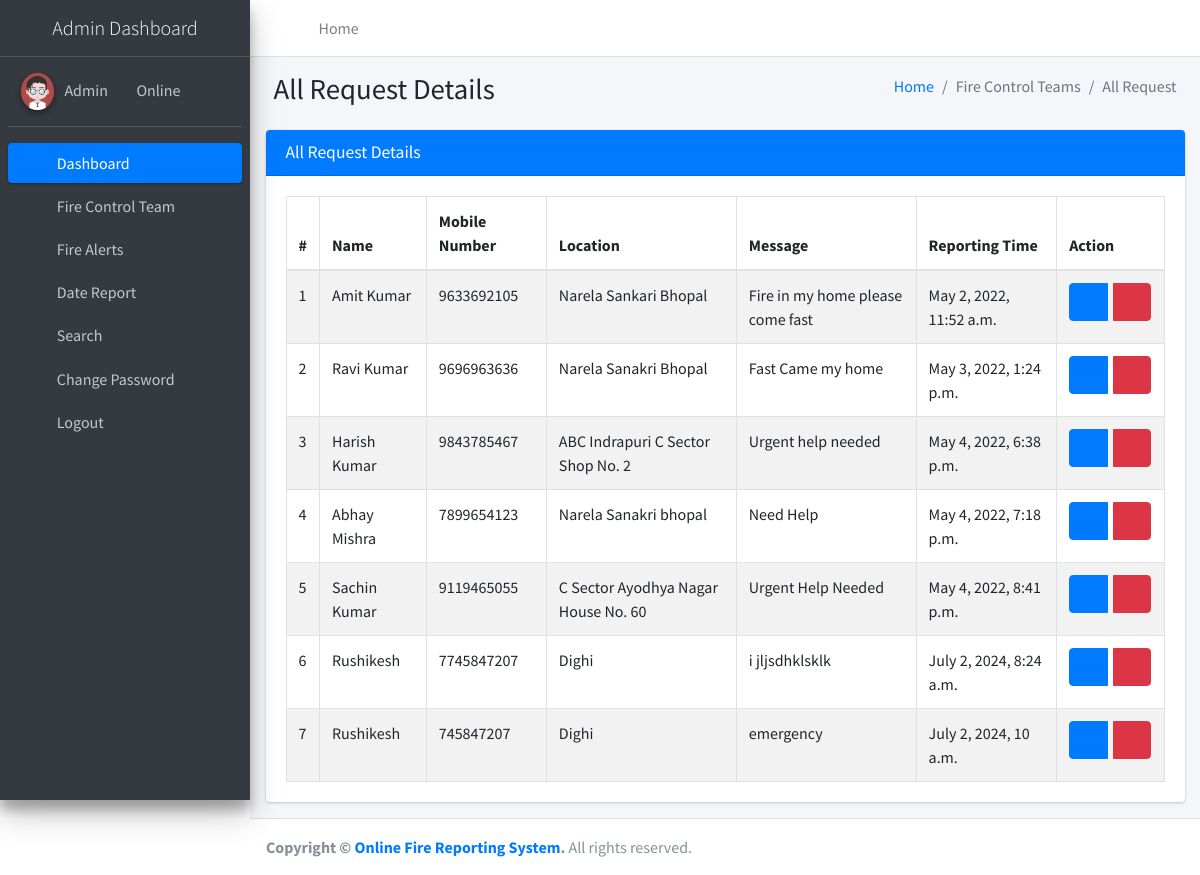
The app's page /allRequest (signed in) with its own data.
### firereport/models.py (models this page shows, shortened)
class Firereport(models.Model):
    FullName = models.CharField(max_length=250, null=True)
    MobileNumber = models.CharField(max_length=12, null=True)
    Location = models.CharField(max_length=200, null=True)
    Message = models.CharField(max_length=200, null=True)
    AssignTo = models.ForeignKey(Teams, on_delete=models.CASCADE, null=True)
    Status = models.CharField(max_length=150, null=True)
    Postingdate = models.DateTimeField(auto_now_add=True)
    AssignedTime = models.CharField(max_length=150, null=True)
    UpdationDate = models.DateTimeField(null=True)

### firereport/views.py (the view)
# urls.py: path('allRequest', allRequest, name='allRequest'),
def allRequest(request):
    if not request.user.is_authenticated:
        return redirect('admin_login')
    firereport = Firereport.objects.all()
    return render(request, 'admin/allRequest.html', locals())

### firereport/templates/admin/allRequest.html
{% extends 'adminNavbar.html' %}
{% block main %}
{% load static %}
<section class="content">
    <div class="content-header">
        <div class="container-fluid">
            <div class="row mb-2">
                <div class="col-sm-6">
                    <h1 class="m-0">All Request Details</h1>
                </div>
                <div class="col-sm-6">
                    <ol class="breadcrumb float-sm-right">
                        <li class="breadcrumb-item"><a href="{% url 'dashboard' %}">Home</a></li>
                        <li class="breadcrumb-item active">Fire Control Teams</li>
                        <li class="breadcrumb-item active">All Request</li>
                    </ol>
                </div>
            </div>
        </div>
    </div>
    <div class="container-fluid">
        <div class="row">
            <div class="col-md-12">
                <div class="card card-primary">
                    <div class="card-header">
                        <h3 class="card-title">All Request Details</h3>
                    </div>
                    <div class="card-body">
                        <table id="example1" class="table table-bordered table-striped">
                            <thead>
                            <tr>
                                <th>#</th>
                                <th>Name</th>
                                <th>Mobile Number</th>
                                <th>Location</th>
                                <th>Message</th>
                                <th>Reporting Time</th>
                                <th>Action</th>
                            </tr>
                            </thead>
                            <tbody>
                            {% for i in firereport %}
                            <tr>
                                <td>{{forloop.counter}}</td>
                                <td>{{i.FullName}}</td>
                                <td>{{i.MobileNumber}}</td>
                                <td>{{i.Location}}</td>
                                <td>{{i.Message}}</td>
                                <td>{{i.Postingdate}}</td>
                                <td>
                                    <div class="btn-group">
                                        <a class="btn btn-primary" href="{% url 'viewRequestDetails' i.id %}"><i class="fa fa-eye"></i></a> &nbsp;&nbsp;
                                        <a class="btn btn-danger" onclick="return confirm('Are you sure to Delete ?')" href="{% url 'deleteRequest' i.id %}"><i
                                            class="fa fa-trash-alt"></i></a>
                                    </div>
                                </td>
                            </tr>
                            {% endfor %}
                            </tbody>
                        </table>
                    </div>
                </div>
            </div>
        </div>
    </div>
</section>
{% endblock %}

### firereport/templates/adminNavbar.html (shortened to what this page needs)
{% load static %}
<!DOCTYPE html>
<html lang="en">
<head>
<link rel="stylesheet"
	href="{% static 'plugins/fontawesome-free/css/all.min.css' %}">
<link rel="stylesheet"
	href="https://code.ionicframework.com/ionicons/2.0.1/css/ionicons.min.css">
<link rel="stylesheet"
	href="{% static 'plugins/tempusdominus-bootstrap-4/css/tempusdominus-bootstrap-4.min.css' %}">
<link rel="stylesheet"
	href="{% static 'plugins/icheck-bootstrap/icheck-bootstrap.min.css' %}">
<link rel="stylesheet" href="{% static 'plugins/jqvmap/jqvmap.min.css' %}">
<link rel="stylesheet" href="{% static 'dist/css/adminlte.min.css' %}">
<link rel="stylesheet"
	href="{% static 'plugins/overlayScrollbars/css/OverlayScrollbars.min.css' %}">
<link rel="stylesheet"
	href="{% static 'plugins/daterangepicker/daterangepicker.css' %}">
<link rel="stylesheet"
	href="{% static 'plugins/summernote/summernote-bs4.min.css' %}">
</head>
<body class="hold-transition sidebar-mini layout-fixed">
	<div class="wrapper">
		<nav
			class="main-header navbar navbar-expand navbar-white navbar-light">
			<ul class="navbar-nav">
				<li class="nav-item"><a class="nav-link" data-widget="pushmenu"
					href="#" role="button"><i class="fas fa-bars"></i></a></li>
				<li class="nav-item d-none d-sm-inline-block"><a
					href="{% url 'dashboard' %}" class="nav-link">Home</a></li>
			</ul>
			<ul class="navbar-nav ml-auto">
				<li class="nav-item"><a class="nav-link"
					data-widget="fullscreen" href="#" role="button"> <i
						class="fas fa-expand-arrows-alt"></i>
				</a></li>
				<li class="nav-item"><a class="nav-link"
					data-widget="control-sidebar" data-controlsidebar-slide="true"
					href="#" role="button"> <i class="fas fa-th-large"></i>
				</a></li>
			</ul>
		</nav>
		<aside class="main-sidebar sidebar-dark-primary elevation-4">
			<a href="#" class="brand-link"> <img src=""
				<center><span class="brand-text font-weight-light">Admin Dashboard</span></center>
			</a>
			<div class="sidebar">
				<div class="user-panel mt-3 pb-3 mb-3 d-flex">
					<div class="image">
						<img src="{% static 'dist/img/user2-160x160.jpg' %}"
							class="img-circle elevation-2" alt="User Image">
					</div>
					<div class="info">
						<a href="#">Admin &nbsp;&nbsp;</a> <a href="#"><i
							class="fa fa-circle text-success"></i> Online</a>
					</div>
				</div>
				<nav class="mt-2">
					<ul class="nav nav-pills nav-sidebar flex-column"
						data-widget="treeview" role="menu" data-accordion="false">
						<li class="nav-item"><a href="{% url 'dashboard' %}"
							class="nav-link active"> <i
								class="nav-icon fas fa-tachometer-alt"></i>
								<p>Dashboard</p>
						</a></li>
						<li class="nav-item">
							<a href="#" class="nav-link"> <i class="nav-icon fas fa-th"></i>
								<p> Fire Control Team <i class="fas fa-angle-left right"></i> </p>
							</a>
						</li>
						<li class="nav-item">
							<a href="#" class="nav-link"> <i class="nav-icon fas fa-tree"></i>
								<p>Fire Alerts <i class="fas fa-angle-left right"></i></p>
							</a>
						</li>
						<li class="nav-item"><a href="{% url 'dateReport' %}"
							class="nav-link"> <i class="nav-icon fas fa-calendar-alt"></i>
								<p>Date Report</p>
						</a></li>
						<li class="nav-item"><a href="{% url 'search' %}"
							class="nav-link"> <i class="nav-icon fas fa-search"></i>
								<p>Search</p>
						</a></li>
						<li class="nav-item"><a href="{% url 'changePassword' %}"
							class="nav-link"> <i class="nav-icon fas fa-cogs"></i>
								<p>Change Password</p>
						</a></li>
						<li class="nav-item"><a href="/logout" class="nav-link">
								<i class="nav-icon fas fa-power-off"></i>
								<p>Logout</p>
						</a></li>
					</ul>
				</nav>
			</div>
		</aside>
		<div class="content-wrapper">
			{% block main %}
			{% endblock %}
		</div>
		<footer class="main-footer">
			<strong>Copyright &copy; <a href="#">Online Fire Reporting System</a>.
			</strong> All rights reserved.
		</footer>
	</div>
</body>
</html>

### records on screen
Firereport: FullName "Amit Kumar", MobileNumber "9633692105", Location "Narela Sankari Bhopal", Message "Fire in my home please come fast", Postingdate "May 2, 2022, 11:52 a.m."
Firereport: FullName "Ravi Kumar", MobileNumber "9696963636", Location "Narela Sanakri Bhopal", Message "Fast Came my home", Postingdate "May 3, 2022, 1:24 p.m."
Firereport: FullName "Harish Kumar", MobileNumber "9843785467", Location "ABC Indrapuri C Sector Shop No. 2", Message "Urgent help needed", Postingdate "May 4, 2022, 6:38 p.m."
Firereport: FullName "Abhay Mishra", MobileNumber "7899654123", Location "Narela Sanakri bhopal", Message "Need Help", Postingdate "May 4, 2022, 7:18 p.m."
Firereport: FullName "Sachin Kumar", MobileNumber "9119465055", Location "C Sector Ayodhya Nagar House No. 60", Message "Urgent Help Needed", Postingdate "May 4, 2022, 8:41 p.m."
Firereport: FullName "Rushikesh", MobileNumber "7745847207", Location "Dighi", Message "i jljsdhklsklk", Postingdate "July 2, 2024, 8:24 a.m."
Firereport: FullName "Rushikesh", MobileNumber "745847207", Location "Dighi", Message "emergency", Postingdate "July 2, 2024, 10 a.m."
